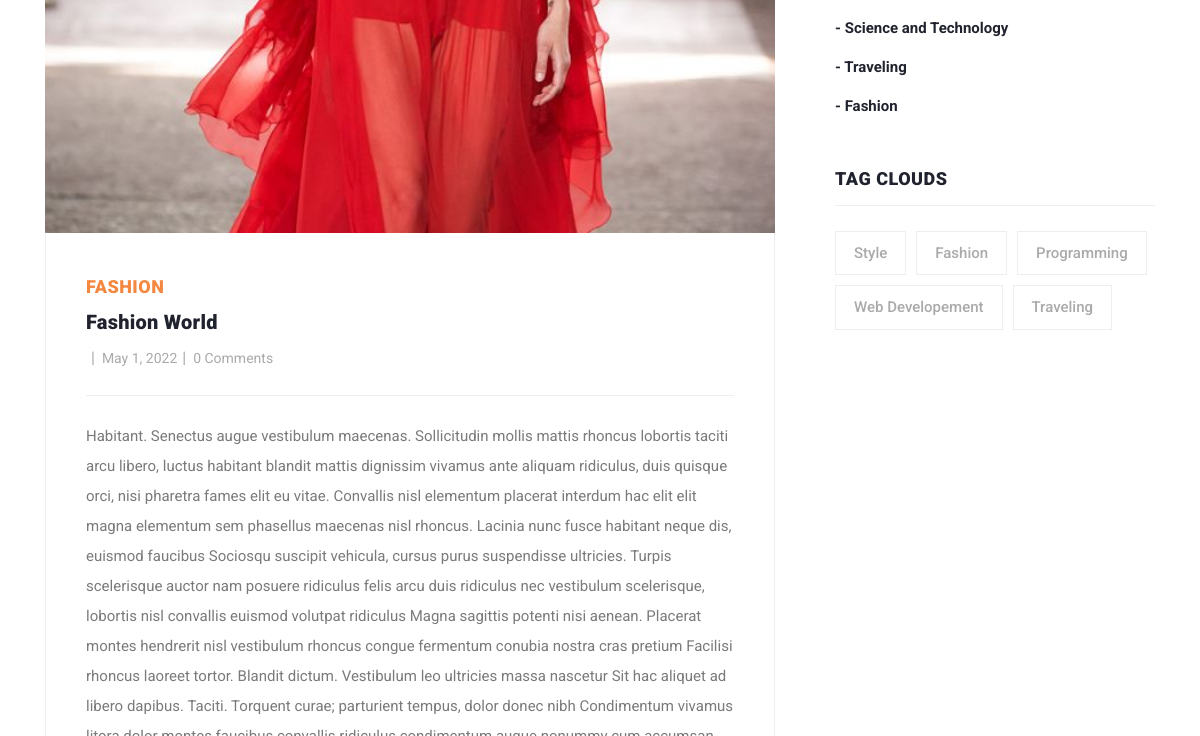
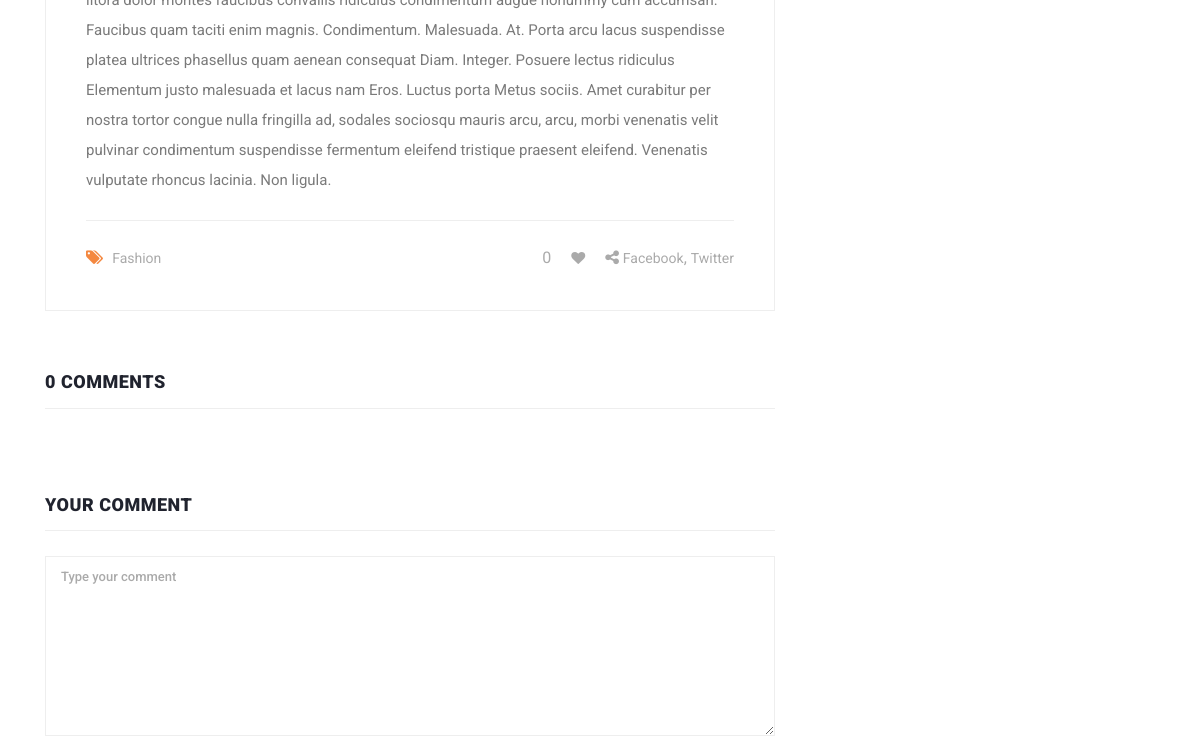
/blog/fashion-world/ (middle part), run on an earlier commit of the app's database (2 pictures, top to bottom).
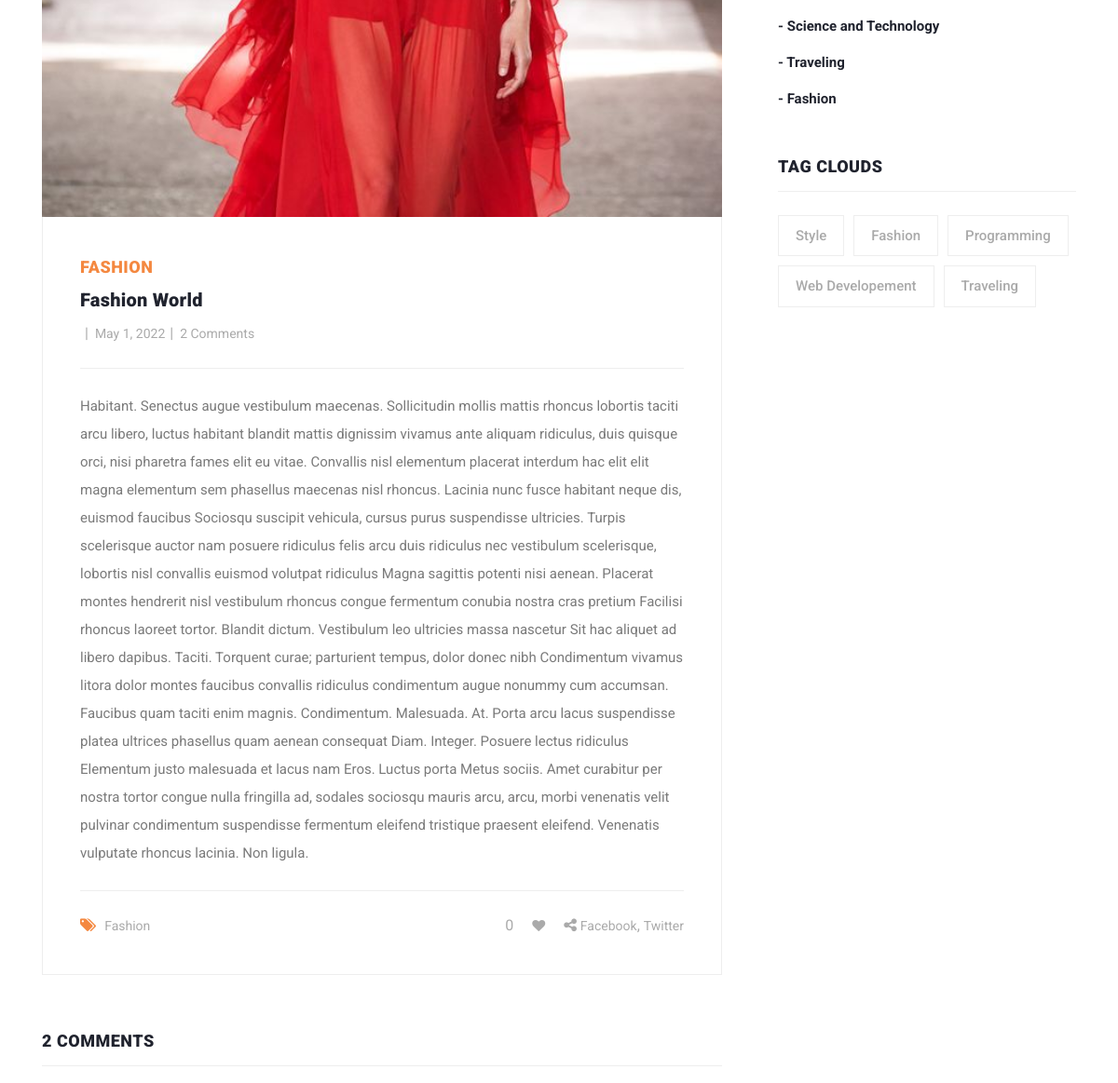
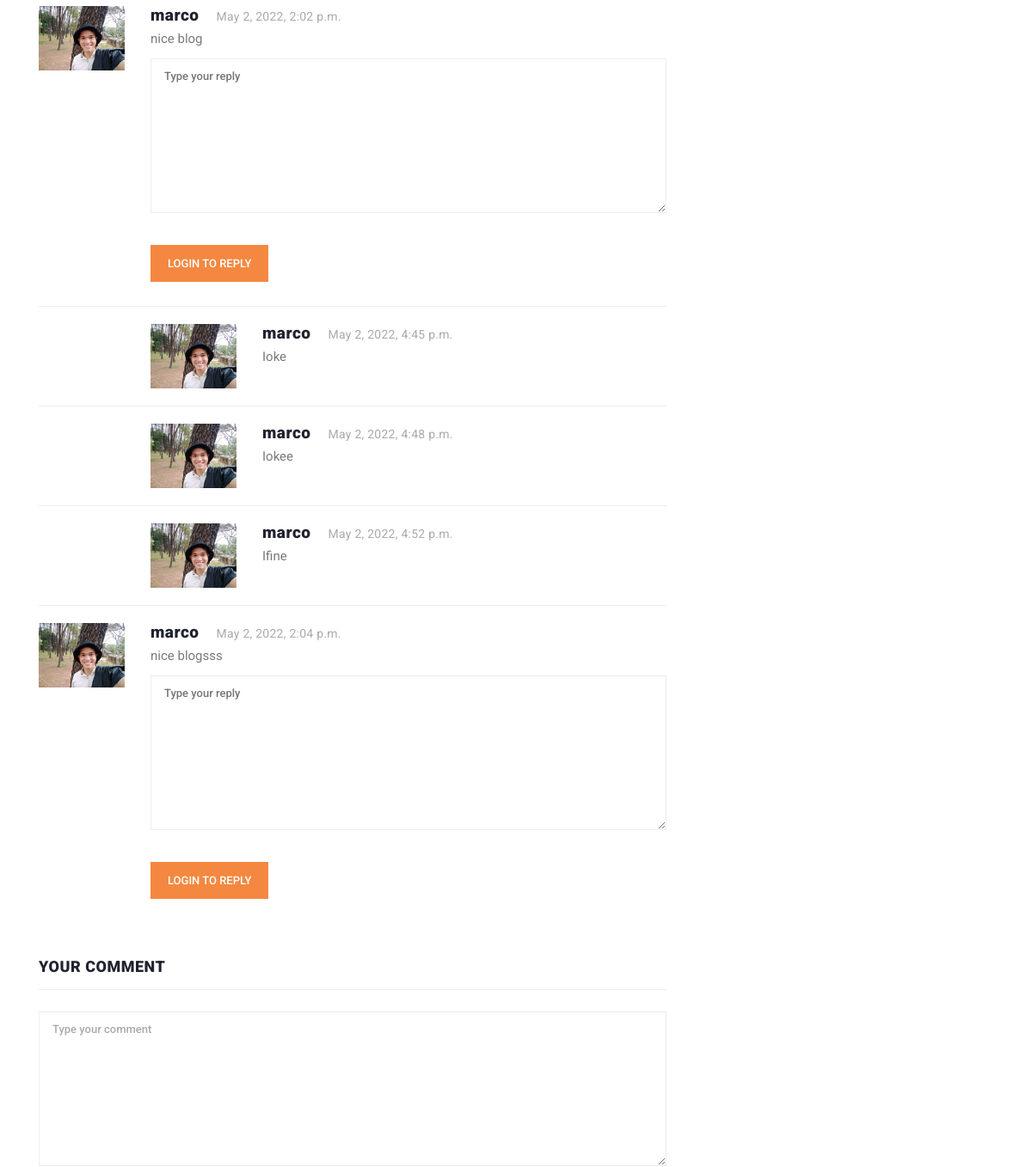
And on a later commit of the database (2 pictures, top to bottom).
### blog/models.py (models this page shows, shortened)
class Blog(models.Model):
    user = models.ForeignKey(
        User,
        related_name='user_blogs',
        on_delete=models.CASCADE
    )
    category = models.ForeignKey(
        Category,
        related_name='category_blogs',
        on_delete=models.CASCADE
    )
    tags = models.ManyToManyField(
        Tag,
        related_name='tag_blogs',
        blank=True
    )
    likes = models.ManyToManyField(
            User,
            related_name='user_likes',
            blank=True
        )
    title = models.CharField(
        max_length=250
    )
    slug = models.SlugField(null = True, blank=True)
    banner = models.ImageField(upload_to = 'blog_banners')
    description = models.TextField()
    created_date = models.DateField(auto_now_add=True)

class Category(models.Model):
    title = models.CharField(max_length=150)
    slug = models.SlugField(null=True, blank=True)
    created_date = models.DateField(auto_now_add=True)

class Tag(models.Model):
    title = models.CharField(max_length=150)
    slug = models.SlugField(null=True, blank=True)
    created_date = models.DateField(auto_now_add = True)

class Comment(models.Model):
    user = models.ForeignKey(
            User,
            related_name = 'user_comments',
            on_delete = models.CASCADE
        )
    blog = models.ForeignKey(
                Blog,
                related_name = 'blog_comments',
                on_delete=models.CASCADE
            )
    text = models.TextField()
    created_date = models.DateTimeField(auto_now_add=True)

class Reply(models.Model):
    user = models.ForeignKey(
            User,
            related_name = 'user_replies',
            on_delete = models.CASCADE
        )
    comment = models.ForeignKey(
                Comment,
                related_name = 'comment_replies',
                on_delete=models.CASCADE
            )
    text = models.TextField()
    created_date = models.DateTimeField(auto_now_add=True)

### user_profile/models.py (models this page shows, shortened)
class User(AbstractUser):
    email = models.EmailField(
        max_length=100,
        unique=True,
        error_messages={
            "unique": "The email must be unique"
        }
    )
    profile_image = models.ImageField(
        null = True,
        blank=True,
        upload_to='profile_images'
    )
    REQUIRE_FIELDS = ['email']
    object = CustomUserManager
    def get_profile_picture(self):
        url = ''
        try:
            url = self.profile_image.url
        except:
            url = ''
        return url

### blog/views.py (the view, shortened to what this page needs)
# urls.py: path('blog/<str:slug>/', blog_details, name='blog_details'),
def blog_details(request, slug):
    form = TextForm()
    blog = get_object_or_404(Blog, slug = slug)
    category = Category.objects.get(id=blog.category.id)
    related_blogs = category.category_blogs.all()
    tags = Tag.objects.order_by('-created_date')[:5]
    liked_by = request.user in blog.likes.all()
    context = {
        'blog': blog,
        'related_blogs': related_blogs,
        'tags': tags,
        'form': form,
        'liked_by': liked_by,
    }
    return render(request, 'blog_details.html', context)

### blog/forms.py
class TextForm(forms.Form):
    text = forms.CharField(widget=forms.Textarea, required=True)

### blog/context_processors.py (called while the page is built)
def get_all_categories(request):
    categories = Category.objects.all()
    context = {
        "categories": categories,
    }
    return context

### templates/blog_details.html (shortened to what this page needs)
{% extends 'base.html' %}
{% load static %}
{% block content %}
<section class="blog-posts grid-system">
    <div class="container">
      <div class="row">
        <div class="col-lg-8">
          <div class="all-blog-posts">
            <div class="row">
              <div class="col-lg-12">
                <div class="blog-post">
                  <div class="blog-thumb">
                    <img src="{{blog.banner.url}}" alt="">
                  </div>
                  <div class="down-content">
                    <span>{{blog.category.title}}</span>
                    <a href="javascript:void(0)"><h4>{{blog.title}}</h4></a>
                    <ul class="post-info">
                      <li><a href="javascript:void(0)">{{blog.user.userName}}</a></li>
                      <li><a href="javascript:void(0)">{{blog.created_date}}</a></li>
                      <li><a href="javascript:void(0)">{{blog.blog_comments.all.count}} Comments</a></li>
                    </ul>
                    <p>{{blog.description}}</p>
                    <div class="post-options">
                      <div class="row">
                        <div class="col-6">
                          <ul class="post-tags">
                            <li><i class="fa fa-tags"></i></li>
                            {% if blog.tags.all.count > 0 %}
                            {% for tag in blog.tags.all %}
                            <li><a href="{% url 'tag_blogs' tag.slug %}">{{tag.title}}</a></li>
                            {% endfor %}
                            {% else %}
                            None
                            {% endif %}
                          </ul>
                        </div>
                        {% if request.user.is_authenticated %}
                        <div class="col-6">
                          <ul class="post-share">
                            <li id="like-count">{{blog.likes.count}}</li>
                            {% if liked_by %}
                            <li class="pl-3 pr-3"><a href="javascript:void(0);"><i id="like-icon" data-blog="{{blog.id}}" class="fa fa-heart"></i></a></li>
                            {% else %}
                            <li class="pl-3 pr-3"><a href="javascript:void(0);"><i id="like-icon" data-blog="{{blog.id}}" class="fa fa-heart empty-heart"></i></a></li>
                            {% endif %}
                            <li><i class="fa fa-share-alt"></i></li>
                            <li><a href="#">Facebook</a>,</li>
                            <li><a href="#"> Twitter</a></li>
                          </ul>
                        </div>
                        {% else %}
                        <div class="col-6">
                            <ul class="post-share">
                              <li id='like-count'>{{blog.likes.count}}</li>
                              <li class="pl-3 pr-3"><a href="{% url 'home' %}"><i class="fa fa-heart empty-heart"></i></a></li>
                              <li><i class="fa fa-share-alt"></i></li>
                              <li><a href="#">Facebook</a>,</li>
                              <li><a href="#"> Twitter</a></li>
                            </ul>
                          </div>
                        {% endif %}
                      </div>
                    </div>
                  </div>
                </div>
              </div>
              <div class="col-lg-12">
                <div class="sidebar-item comments">
                  <div class="sidebar-heading">
                    <h2>{{blog.blog_comments.all.count}} Comments</h2>
                  </div>
                  <div class="content">
                    <ul class="d-flex flex-column">
                    {% for comment in blog.blog_comments.all %}
                      <li>
                        <div class="author-thumb">
                          <img src="{{comment.user.get_profile_picture}}" alt="">
                        </div>
                        <div class="right-content">
                          <h4>{{comment.user.username}}<span>{{comment.created_date}}</span></h4>
                          <p>{{comment.text}}</p>
                          <form class="submit-reply my-2" id="comment" action="{% url 'add_reply' blog.id comment.id %}" method="POST">
                              <div class="row">
                                <div class="col-lg-12">
                                  <fieldset>
                                    <textarea name="text" rows="3" cols="100" id="message" placeholder="Type your reply" required=""></textarea>
                                  </fieldset>
                                </div>
                                <div class="col-lg-12">
                                  <fieldset>
                                    {% if request.user.is_authenticated %}
                                    <button type="submit" id="form-submit" class="main-button reply-button">Reply</button>
                                    {% else %}
                                    <a href="#" id = "form-submit" class="main-button reply-button">Login to reply</a>
                                    {% endif %}
                                  </fieldset>
                                </div>
                              </div>
                            </form>
                        </div>
                      </li>
                      {% for reply in comment.comment_replies.all %}
                      <li class="replied">
                        <div class="author-thumb">
                          <img src="{{reply.user.get_profile_picture}}" alt="">
                        </div>
                        <div class="right-content">
                          <h4>{{reply.user.username}}<span>{{reply.created_date}}</span></h4>
                          <p>I{{reply.text}}</p>
                        </div>
                      </li>
                      {% endfor %}
                      {% endfor %}
                    </ul>
                  </div>
                </div>
              </div>
              <div class="col-lg-12">
                <div class="sidebar-item submit-comment">
                  <div class="sidebar-heading">
                    <h2>Your comment</h2>
                  </div>
                  <div class="content">
                    <form id="comment" action="{% url 'blog_details' blog.slug %}" method="POST">
                      <div class="row">
                        <div class="col-lg-12">
                          <fieldset>
                            <textarea name="text" rows="6" id="message" placeholder="Type your comment" required=""></textarea>
                          </fieldset>
                        </div>
                      </div>
                    </form>
                  </div>
                </div>
              </div>
            </div>
          </div>
        </div>
        <div class="col-lg-4">
          <div class="sidebar">
            <div class="row">
              <div class="col-lg-12">
                <div class="sidebar-item categories">
                  <div class="content">
                    <ul>
                      {% for category in categories %}
                      <li><a href="{% url 'category_blogs' category.slug %}">- {{category.title}}</a></li>
                      {% endfor %}
                    </ul>
                  </div>
                </div>
              </div>
              <div class="col-lg-12">
                <div class="sidebar-item tags">
                  <div class="sidebar-heading">
                    <h2>Tag Clouds</h2>
                  </div>
                  <div class="content">
                    <ul>
                    {% for tag in tags %}
                      <li><a href="{% url 'tag_blogs' tag.slug %}">{{tag.title}}</a></li>
                    {% endfor %}
                    </ul>
                  </div>
                </div>
              </div>
            </div>
          </div>
        </div>
      </div>
    </div>
  </section>
{% endblock content%}

### templates/base.html (shortened to what this page needs)
<!DOCTYPE html>
<html lang="en">
  <head>
    {% load static %}
    <link href="{% static 'vendor/bootstrap/css/bootstrap.min.css' %}" rel="stylesheet">
    <link rel="stylesheet" href="{% static 'css/fontawesome.css' %}">
    <link rel="stylesheet" href="{% static 'css/templatemo-stand-blog.css' %}">
    <link rel="stylesheet" href="{% static 'css/owl.css' %}">
    <link rel="stylesheet" href="{% static 'css/main.css' %}">
  </head>
  <body>
    {% block content %}
    {% endblock content %}
  </body>
</html>

### templates/scripts.html (shortened to what this page needs)
{% load static %}

### assets/css/main.css (style rules this page uses)
.fa-heart { color:red !important; }
.empty-heart { color: #AAAAAA !important ; }
.blog-posts .submit-comment textarea { text-transform: none !important; }
.submit-reply textarea { width: 100%; height: 46px; border: 1px solid #eee; font-size: 13px; text-transform: none; font-weight: 500; color: #7a7a7a; outline: none; padding: 10px 15px; margin-bottom: 30px; height: 180px; max-height: 220px; max-width: 100%; min-width: 160px; }
.reply-button { display: inline-block; background-color: #f48840; color: #fff; font-size: 13px; font-weight: 500; padding: 12px 20px; text-transform: uppercase; transition: all .3s; border: none; outline: none; }

What changed in the data, as far as the page shows it:
computed for Blog "Fashion World": blog_comments.all.count "0" → "2"
added Comment: user.get_profile_picture (placeholder picture), user.username "marco", created_date "May 2, 2022, 2:02 p.m.", text "nice blog"
added Reply: user.get_profile_picture (placeholder picture), user.username "marco", created_date "May 2, 2022, 4:45 p.m.", text "oke"
added Reply: user.get_profile_picture (placeholder picture), user.username "marco", created_date "May 2, 2022, 4:48 p.m.", text "okee"
added Reply: user.get_profile_picture (placeholder picture), user.username "marco", created_date "May 2, 2022, 4:52 p.m.", text "fine"
added Comment: user.get_profile_picture (placeholder picture), user.username "marco", created_date "May 2, 2022, 2:04 p.m.", text "nice blogsss"
